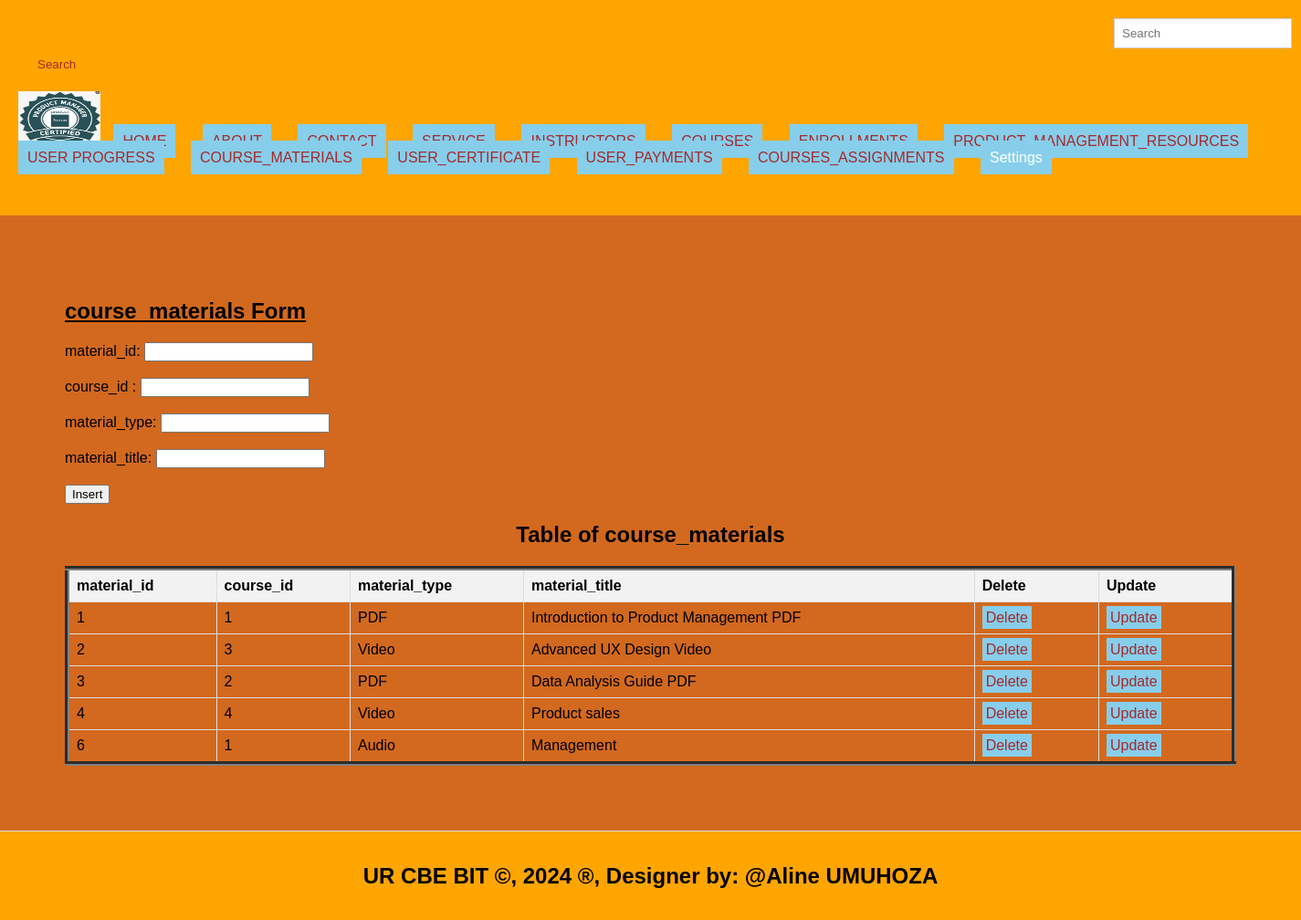
Screenshot of /course_materials.php with the database file from the repository.
### tables this page shows
CREATE TABLE `course_materials` (
  `material_id` int(11) NOT NULL,
  `course_id` int(11) DEFAULT NULL,
  `material_type` varchar(50) NOT NULL,
  `material_title` varchar(255) NOT NULL
);

### course_materials.php (the view, shortened to what this page needs)
<!DOCTYPE html>
<html lang="en">
<head>
  <link rel="stylesheet" type="text/css" href="style.css" title="style 1" media="screen, tv, projection, handheld, print"/>
  </head>
  <header>
<body bgcolor="chocolate">
  <form class="d-flex" role="search" action="search.php">
      <input class="form-control me-2" type="search" placeholder="Search" aria-label="Search" name="query">
      <button class="btn btn-outline-success" type="submit">Search</button>
    </form>
  <ul style="list-style-type: none; padding: 0;">
    <li style="display: inline; margin-right: 10px;">
    <img src="./images/LOGO.png" width="90" height="60" alt="Logo">
  </li>
    <li style="display: inline; margin-right: 10px;"><a href="./home.html">HOME</a>
  </li>
    <li style="display: inline; margin-right: 10px;"><a href="./about.html">ABOUT</a>
  </li>
    <li style="display: inline; margin-right: 10px;"><a href="./contact.html">CONTACT</a>
  </li>
    <li style="display: inline; margin-right: 10px;"><a href="./Service.html">SERVICE</a>
  </li>
    <li style="display: inline; margin-right: 10px;"><a href="./instructors.php">INSTRUCTORS</a>
  </li>
    <li style="display: inline; margin-right: 10px;"><a href="./courses.php">COURSES</a>
  </li>
    <li style="display: inline; margin-right: 10px;"><a href="./enrollments.php">ENROLLMENTS</a>
  </li>
    <li style="display: inline; margin-right: 10px;"><a href="./product_management_resources.php">PRODUCT_MANAGEMENT_RESOURCES</a>
  </li>
    <li style="display: inline; margin-right: 10px;"><a href="./user_progress.php">USER PROGRESS</a>
  </li>
    <li style="display: inline; margin-right: 10px;"><a href="./course_materials.php">COURSE_MATERIALS</a>
  </li>
    <li style="display: inline; margin-right: 10px;"><a href="./user_certificates.php">USER_CERTIFICATE</a>
  </li>
  <li style="display: inline; margin-right: 10px;"><a href="./user_payments.php">USER_PAYMENTS</a>
  </li>
  <li style="display: inline; margin-right: 10px;"><a href="./course_assignments.php">COURSES_ASSIGNMENTS</a>
  </li>
    <li class="dropdown" style="display: inline; margin-right: 10px;">
      <a href="#" style="padding: 10px; color: white; background-color: skyblue; text-decoration: none; margin-right: 15px;">Settings</a>
    </li><br><br>
  </ul>
</header>
<section>
    <h1><u> course_materials Form </u></h1>
    <form method="post" onsubmit="return confirmInsert();">
        <label for="mid">material_id:</label>
        <input type="number" id="mid" name="Pid"><br><br>
        <label for="cid">course_id :</label>
        <input type="number" id="cid" name="cid"><br><br>
        <label for="mty">material_type:</label>
        <input type="text" id="mty" name="mty" required><br><br>
        <label for=mtt>material_title:</label>
        <input type="text" id="mtt" name="mtt" required><br><br>
        <input type="submit" name="add" value="Insert">
    </form>
<!DOCTYPE html>
<html>
<head>
</head>
<body>
    <center><h2>Table of course_materials</h2></center>
    <table border="5">
        <tr>
            <th>material_id</th>
            <th>course_id</th>
            <th>material_type</th>
            <th>material_title</th>
            <th>Delete</th>
            <th>Update</th>
        </tr>
        <?php
      include('database_connection.php');
        $sql = "SELECT * FROM course_materials";
        $result = $connection->query($sql);
        if ($result->num_rows > 0) {
            while ($row = $result->fetch_assoc()) {
                $mid = $row['material_id'];
                echo "<tr>
                    <td>" . $row['material_id'] . "</td>
                    <td>" . $row['course_id'] . "</td>
                    <td>" . $row['material_type'] . "</td>
                    <td>" . $row['material_title'] . "</td>
                    <td><a style='padding:4px' href='delete_course_materials.php?material_id=$mid'>Delete</a></td>
                    <td><a style='padding:4px' href='update_course_materials.php?PaymentID=$mid'>Update</a></td>
                </tr>";
            }
        } else {
            echo "<tr><td colspan='6'>No data found</td></tr>";
        }
        ?>
    </table>
</body>
    </section>
<footer>
  <center>
    <marquee behavior='alternate'>
    <b><h2>UR CBE BIT &copy, 2024 &reg, Designer by: @Aline UMUHOZA</h2></b>
  </marquee>
  </center>
</footer>
</body>
</html>

### style.css (style rules this page uses)
body { font-family: Arial, sans-serif; margin: 0; padding: 0; }
.form-control { padding: 8px; margin-left: 4px; border: 1px solid #ccc; }
.btn { padding: 6px; background-color: orange; color: brown; border: none; }
.dropdown { position: relative; display: inline; margin-right: 10px; }
body { font-family: Arial,sans-serif; margin:0; padding:0; }
header { background-color:skyblue; padding: 20px; }
.dropdown { position: right; display:right; direction:rtl; }
section { padding:28px; border-bottom: 1px solid #ddd; }
footer { text-align: center; padding: 15px; background-color:skyblue; }

### course_materials.php (style rules this page uses)
a { padding: 10px; color: white; background-color: skyblue; text-decoration: none; margin-right: 15px; }
a:link { color: brown; }
button.btn { margin-left: 15px; margin-top: 4px; }
input.form-control { margin-left: 1200px; padding: 8px; }
header { background-color:orange; }
section { padding:71px; border-bottom: 1px solid #ddd; }
footer { text-align: center; padding: 15px; background-color:orange; }
table { width: 100%; border-collapse: collapse; }
th, td { border: 1px solid #ddd; padding: 8px; text-align: left; }
th { background-color: #f2f2f2; }

### rows the page displays
course_materials: material_id "1", course "1", material_type "PDF", material_title "Introduction to Product Management PDF"
course_materials: material_id "2", course "3", material_type "Video", material_title "Advanced UX Design Video"
course_materials: material_id "3", course "2", material_type "PDF", material_title "Data Analysis Guide PDF"
course_materials: material_id "4", course "4", material_type "Video", material_title "Product sales"
course_materials: material_id "6", course "1", material_type "Audio", material_title "Management"
